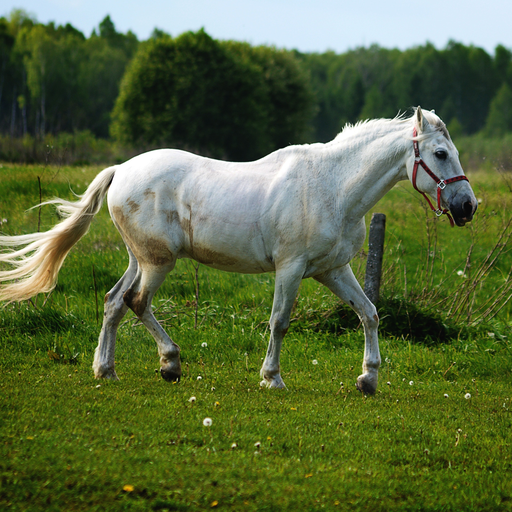
#> input picture help_code/InstantStyle-Plus/data/content/0.jpg, 512 x 512 px
$ python -i sheet.py   (imports and definitions only)
#> lines starting #> are read from the running program, lines starting #| are printed output that depends on the picture
"""Contact sheets + per-bucket detail-retention numbers for the StyleSSP probe.

Reads pairs.jsonl (from stratify.py) plus StyleSSP outputs, and answers one
question per bucket cell: HOW MUCH OF THE CONTENT'S FINE STRUCTURE SURVIVED.

THE MEASUREMENT, AND WHY IT IS A DIFFERENCE AND NOT AN ABSOLUTE

An absolute "detail retention" number is uninterpretable: a stylised image is
SUPPOSED to lose some content detail, that is what stylisation means. The claim
under test is comparative:

    detail loss should grow with the content's high-frequency energy,
    and grow further when the style is also high-frequency,
    because a single global per-frequency scalar on z_T cannot keep the
    content's fine structure while damping the style's.

So the readout is the GAP between bucket cells (hiC x hiS versus loC x loS),
not any single value. And the cleanest control is internal: rerun with
alpha = 1.0, which disables frequency manipulation entirely while leaving every
other component of StyleSSP untouched. If the loss is caused by the filter, it
must shrink at alpha = 1.0. If it does not, the filter is not the cause and the
hypothesis is dead regardless of how bad the numbers look.

Everything here is numpy + PIL. No LPIPS, no CLIP, no download -- the server has
no route to a model hub, and a probe that depends on a download that may not
arrive is not a probe. These are proxies; the sheets are the primary evidence.

    python sheet.py --pairs pairs.jsonl --out-dir /path/to/stylessp/results
    python sheet.py --pairs pairs.jsonl --out-dir RES --ablation RES_alpha1
"""

import argparse
import json
from collections import defaultdict
from pathlib import Path

import numpy as np
from PIL import Image, ImageDraw


def _lum(path, size):
#> called with size = 256
    return np.asarray(Image.open(path).convert("L").resize((size, size),
                                                           Image.LANCZOS),
                      dtype=np.float64) / 255.0
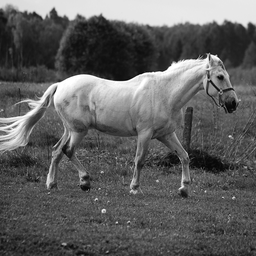
#> returned value: shape (256, 256) float64; min 0, max 1, mean 0.375


def band_map(path, size=256, lo=0.5, hi=1.45):
    """Energy map of one frequency band, as a spatial image.

    Band-limited rather than a plain high-pass: we want the band StyleSSP's
    filter actually attenuates, so the measurement and the mechanism refer to
    the same frequencies.
    """
    a = _lum(path, size)
    f = np.fft.fftshift(np.fft.fft2(a - a.mean()))
    yy, xx = np.mgrid[0:size, 0:size]
    r = np.sqrt(((yy - size / 2) / (size / 2)) ** 2
                + ((xx - size / 2) / (size / 2)) ** 2)
    f[(r <= lo) | (r > hi)] = 0
    return np.abs(np.fft.ifft2(np.fft.ifftshift(f)))
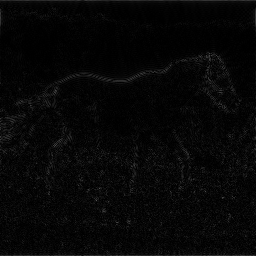
#> returned value: shape (256, 256) float64; min 4.62e-08, max 0.339, mean 0.0274


# [212 lines left out: functions retention, find_output, main, not called in this run]


# [2 lines not run here, left out]

>>> result = band_map('../help_code/InstantStyle-Plus/data/content/0.jpg')

$ run again, on help_code/InstantStyle-Plus/data/content/13.jpg
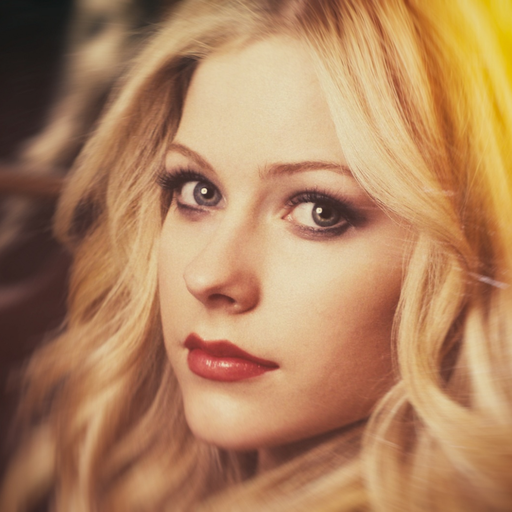
#> input picture help_code/InstantStyle-Plus/data/content/13.jpg, 512 x 512 px
#> in _lum, `return np.asarray(Image.open(path).convert("L").resize((size, size), I..`:
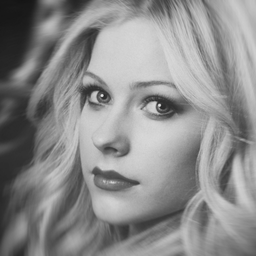
#> returned value: shape (256, 256) float64; min 0.0784, max 0.91, mean 0.548
#> in band_map, `return np.abs(np.fft.ifft2(np.fft.ifftshift(f)))`:
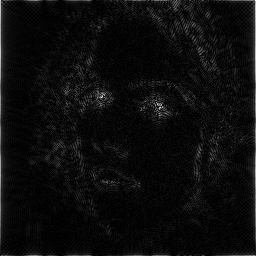
#> returned value: shape (256, 256) float64; min 2.87e-07, max 0.215, mean 0.0106; drawn with min black and max white

$ run again, on help_code/InstantStyle-Plus/data/content/14.jpg
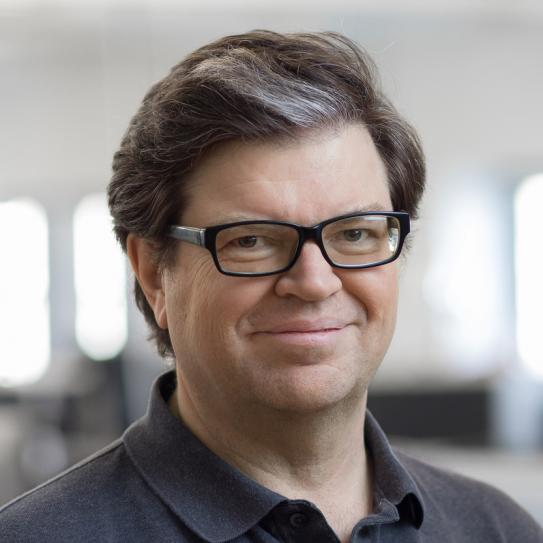
#> input picture help_code/InstantStyle-Plus/data/content/14.jpg, 543 x 543 px
#> in _lum, `return np.asarray(Image.open(path).convert("L").resize((size, size), I..`:
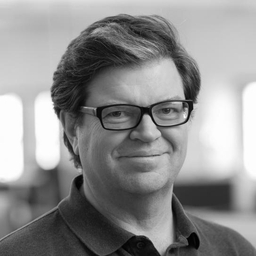
#> returned value: shape (256, 256) float64; min 0, max 1, mean 0.558
#> in band_map, `return np.abs(np.fft.ifft2(np.fft.ifftshift(f)))`:
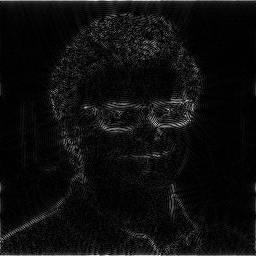
#> returned value: shape (256, 256) float64; min 2.9e-07, max 0.252, mean 0.0139; drawn with min black and max white

$ run again, on help_code/InstantStyle-Plus/data/content/15.jpg
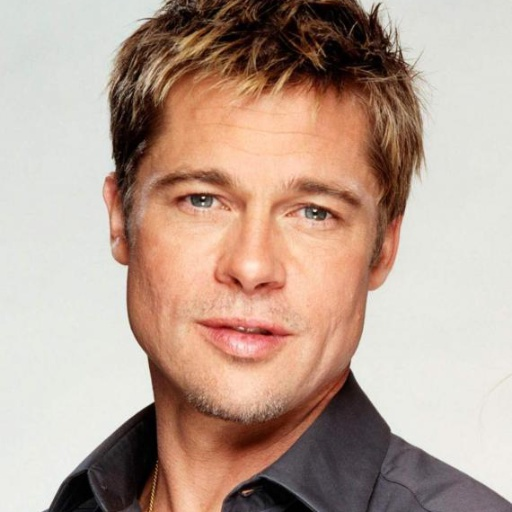
#> input picture help_code/InstantStyle-Plus/data/content/15.jpg, 512 x 512 px
#> in _lum, `return np.asarray(Image.open(path).convert("L").resize((size, size), I..`:
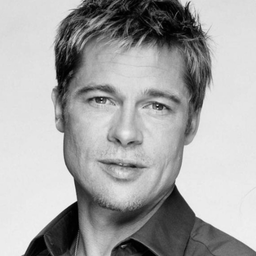
#> returned value: shape (256, 256) float64; min 0, max 0.969, mean 0.654
#> in band_map, `return np.abs(np.fft.ifft2(np.fft.ifftshift(f)))`:
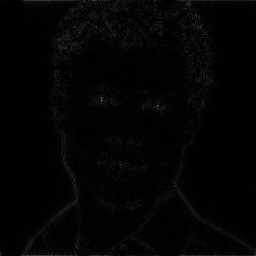
#> returned value: shape (256, 256) float64; min 6.71e-08, max 0.437, mean 0.0153
